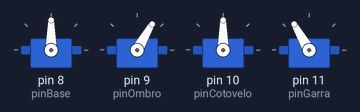
The sketch below on a simulated Arduino Uno, built with avr-gcc and run on an emulated ATmega328P. On the bench: 4 × servo.

Above: at 1.05 s.
At 2.6 s:
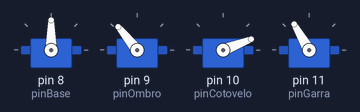
At 4.2 s:
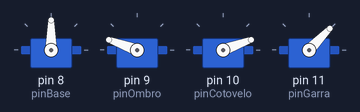
At 7.4 s:
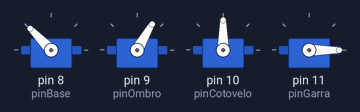
At 10.6 s:
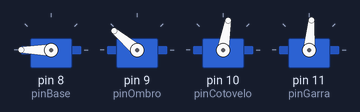
At 13.8 s:
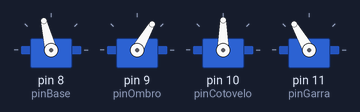
Timing chart, 0 to 18.0 s (numbered marks = the images above):
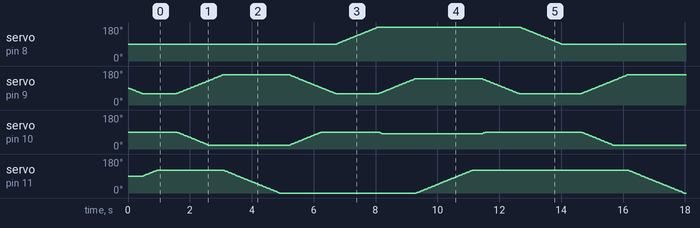

Measured:
- by itself, servo on pin 10 (pinCotovelo): moves between 20° and 90°, repeating every 13.1 s

The sketch:

braco.ino
```cpp
#include <Servo.h>

Servo sBase;
Servo sOmbro;
Servo sCotovelo;
Servo sGarra;

// Pinos dos servos
const int pinBase = 8;
const int pinOmbro = 9;
const int pinCotovelo = 10;
const int pinGarra = 11;

// Base
int baseNeutra = 90;
int baseDireita = 180;  // gira mais para direita
int baseEsquerda = 20;   // gira mais para esquerda

// Ombro/Cotovelo
int ombroAlto = 60;
int ombroBaixo = 160;        // braço abaixado para pegar
int cotoveloRecolhido = 90;  // menos recolhido, braço mais estendido ao subir
int cotoveloEstendido = 20;  // braço estendido para pegar/largar

// Garra
int garraAberta = 120;
int garraFechada = 0;        // máximo seguro

int stepDelay = 15; // suavidade do movimento

int ombroDescidaFinal = 140;       // menor descida que ombroBaixo
int cotoveloDescidaFinal = 80;     // menor extensão que cotoveloEstendido


void setup() {
  sBase.attach(pinBase);
  sOmbro.attach(pinOmbro);
  sCotovelo.attach(pinCotovelo);
  sGarra.attach(pinGarra);

  // Inicializa todos os servos suavemente na posição neutra
  moverSuave(sBase, baseNeutra);
  moverOmbroCotovelo(ombroAlto, cotoveloRecolhido);
  moverSuave(sGarra, garraAberta);

  delay(100);
}

void loop() {
  executarMovimentoCompleto();
  delay(100); // esperar antes de repetir
}

// Função principal: pegar e levar para direita
void executarMovimentoCompleto() {
  // 1. Posicao neutra (ombro, cotovelo, base, garra aberta)
  moverSuave(sBase, baseNeutra);
  moverOmbroCotovelo(ombroAlto, cotoveloRecolhido);
  moverSuave(sGarra, garraAberta);
  delay(500);

  // 2. Descer para pegar o objeto
  moverOmbroCotovelo(ombroBaixo, cotoveloEstendido);

  // 3. Fecha garra para segurar
  moverSuave(sGarra, garraFechada);
  delay(300);

  // 4. Sobe braço com objeto (cotovelo mais aberto, ombro alto)
  moverOmbroCotovelo(ombroAlto, cotoveloRecolhido);

  // 5. Gira base para a direita
  moverSuave(sBase, baseDireita);

// 6. Abaixa levemente para soltar objeto
moverOmbroCotovelo(ombroDescidaFinal, cotoveloDescidaFinal);

// 7. Abre garra para soltar
moverSuave(sGarra, garraAberta);
delay(300);


  // 8. Volta para posição neutra
  moverOmbroCotovelo(ombroAlto, cotoveloRecolhido);
  moverSuave(sBase, baseNeutra);
}

// Função para mover Ombro + Cotovelo juntos suavemente
void moverOmbroCotovelo(int targetOmbro, int targetCotovelo){
  int posOmbro = sOmbro.read();
  int posCotovelo = sCotovelo.read();

  while(posOmbro != targetOmbro || posCotovelo != targetCotovelo){
    if(posOmbro < targetOmbro) posOmbro++;
    else if(posOmbro > targetOmbro) posOmbro--;

    if(posCotovelo < targetCotovelo) posCotovelo++;
    else if(posCotovelo > targetCotovelo) posCotovelo--;

    sOmbro.write(posOmbro);
    sCotovelo.write(posCotovelo);
    delay(stepDelay);
  }
}

// Função para mover servo individual suavemente
void moverSuave(Servo &servo, int target){
  int pos = servo.read();
  if(pos < target){
    for(int p = pos; p <= target; p++){
      servo.write(p);
      delay(stepDelay);
    }
  } else {
    for(int p = pos; p >= target; p--){
      servo.write(p);
      delay(stepDelay);
    }
  }
}
```
